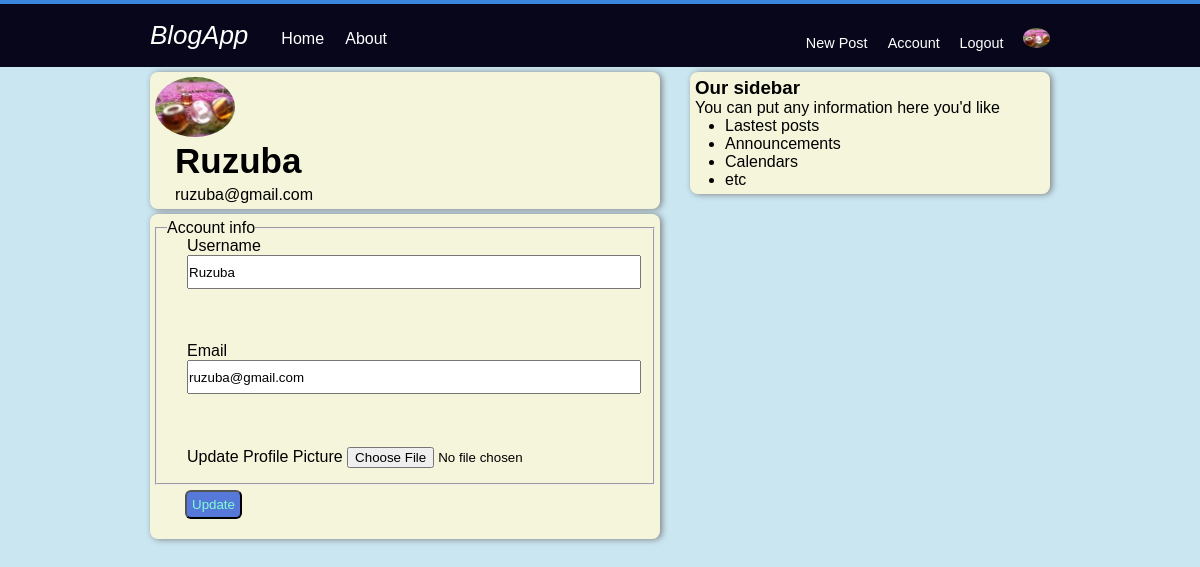
Page /account (signed in) on the committed database.
### blogapp/models.py (models this page shows, shortened)
class User(db.Model, UserMixin):
    id = db.Column(db.Integer, primary_key=True)
    username = db.Column(db.String(20), unique=True, nullable=False)
    email = db.Column(db.String(120), unique=True, nullable=False)
    image_file = db.Column(db.String(20), nullable=False,
                           default='default.jpg')
    password = db.Column(db.String(60), nullable=False)
    posts = db.relationship('Post', backref='author', lazy=True)

### blogapp/routes.py (the view)
@app.route('/account', methods=['GET', 'POST'])
@login_required
def account():
    form = UpdateAccountForm()
    if form.validate_on_submit():
        if form.picture.data:
            picture_file = save_picture(form.picture.data)
            current_user.image_file = picture_file
        print('Nous sommes dans account')
        print(current_user.username)
        current_user.username = form.username.data
        current_user.email = form.email.data
        db.session.commit()
        flash('your account has been updated', 'success')
        return redirect(url_for('account'))
    elif request.method == 'GET':
        form.username.data = current_user.username
        form.email.data = current_user.email
    image_file = url_for(
        'static', filename='profile_image/'+current_user.image_file)
    return render_template('/pages/account.html', title='Account', image_file=image_file, form=form)

### blogapp/forms.py (shortened to what this page needs)
class UpdateAccountForm(FlaskForm):
    username = StringField('Username', validators=[
        DataRequired(), Length(min=2, max=20)])
    email = StringField('Email', validators=[DataRequired(), Email()])
    picture = FileField('Update Profile Picture', validators=[
                        FileAllowed(['jpg', 'png'])])
    submit = SubmitField('Update')

### blogapp/models.py (called while the page is built)
@login_manager.user_loader
def load_user(user_id):
    return User.query.get(int(user_id))

### blogapp/templates/pages/account.html (shortened to what this page needs)
{% extends "layout/defaullt.html" %}
{% block body %}
<div class="body_wrapper">
    <div class="article_wrapper">
        <div>
            <img src="{{image_file}}" alt="" class="rounded-circle account-img">
            <div class="media-body">
                <h2>{{current_user.username }}</h2>
                <p>{{current_user.email }}</p>
            </div>
        </div>
    </div>
    <form method='POST' action="" enctype="multipart/form-data">
        <fieldset class="form-group">
            <legend class="borger-bottom mb-4">Account info</legend>
            <div class="form-group">
                {{form.username.label(class = 'form-control-label')}} <br>
                {% if form.username.errors %}
                {{form.username(class='form-control form-control-lg is-invalid')}} <br>
                <div class="invalid-feedback">
                    {% for error in form.username.errors%}
                    <span>{{error}}</span>
                    {% endfor %}
                </div>
                {% else %}
                {{form.username(class = 'form-control-label form-control-lg')}}
                {% endif %}
            </div> <br>
            <div class="form-group">
                {{form.email.label(class = 'form-control-label')}} <br>
                {% if form.email.errors %}
                {{form.email(class='form-control form-control-lg is-invalid')}} <br>
                <div class="invalid-feedback">
                    {% for error in form.email.errors%}
                    <span>{{error}}</span>
                    {% endfor %}
                </div>
                {% else %}
                {{form.email(class = 'form-control-label form-control-lg')}}
                {% endif %}
            </div><br>
            <div class="form-group">
                {{form.picture.label()}}
                {{form.picture(class = 'form-control-file')}}
            </div>
        </fieldset>
        <div class="form-group">
            {{form.submit(class ='btn btn-outline-info')}}
        </div>
    </form>
</div>
{% endblock %}

### blogapp/templates/layout/nav.html (shortened to what this page needs)
<nav class='navbar-wrapper'>
    <div class="wrapper">
        <div class="navbar-left-wrapper nav">
            <a href="{{url_for('home')}}" class="brand">BlogApp</a>
            <a href="{{url_for('home')}}">Home</a>
            <a href="{{url_for('about')}}">About</a>
        </div>
        <div class="navbar-right-wrapper nav">
            {% if current_user.is_authenticated %}
            <a href="{{url_for('new_post')}}">New Post</a>
            <a href="{{url_for('account')}}">Account </a>
            <a href="{{url_for('logout')}}">Logout </a>
            <img class="rounded-circle1 article"
                src="{{url_for('static', filename='profile_image/' + current_user.image_file)}}">
            {% else %}
            <a href="{{url_for('login')}}">login</a>
            <a href="{{url_for('register')}}">register</a>
            {% endif %}
        </div>
    </div>
</nav>

### blogapp/static/style_home.css (style rules this page uses)
* { margin: 0; padding: 0; }
.wrapper { width: 900px; max-width: 90%; margin: 0px auto; }
body { background-color: rgb(201, 230, 241); font-family: Arial, Helvetica, sans-serif, sans-serif; }
.navbar-wrapper { background-color: rgb(8, 6, 27); border-top: 4px solid rgb(59, 134, 221); padding: 1em 0; margin-bottom: 5px; }
.wrapper .body_wrapper, .wrapper .nav { display: inline-block; }
.navbar-right-wrapper { float: right; }
.navbar-right-wrapper a { font-size: 0.9em; }
.navbar-right-wrapper a, .navbar-left-wrapper a { color: #fff; text-decoration: none; margin-right: 1.1em; }
.navbar-left-wrapper .brand { font-size: 26px; font-style: italic; color: white; }
.navbar-right-wrapper { margin-top: 7.6px; }
.article_wrapper { display: flex; }

### blogapp/static/style_blo.css (style rules this page uses)
.article_wrapper, .sidebar_wrapper { border: solid 0px; margin-bottom: 5px; padding: 5px; border-radius: 8px; background-color: beige; box-shadow: gray 2px 0.5px 0.4pc; }
.article_wrapper { width: 500px; }

### blogapp/static/style_logi_registratio.css (style rules this page uses)
form { border: solid 0px; margin-bottom: 5px; padding: 5px; border-radius: 8px; background-color: beige; box-shadow: gray 2px 0.5px 0.4pc; width: 500px; }
form div { margin-bottom: 15px; margin-left: 30px; }
form .borger-bottom { margin-left: 10px; }
.form-control-label { width: 450px; height: 30px; }
.btn { margin-top: 5px; padding: 5px; color: aquamarine; background-color: rgb(86, 120, 216); border-radius: 6px; }
.form-control-label { margin-bottom: 20px; }

### blogapp/static/styleAccount.css (style rules this page uses)
.rounded-circle { border-radius: 50%; height: 60px; }
.media-body { margin-left: 20px; }
.media-body h2 { font-size: 35px; margin-bottom: 5px; }
.rounded-circle1 { border-radius: 50%; height: 20px; }

### rows in the picture
User: image_file (picture), username "Ruzuba", email "ruzuba@gmail.com"
